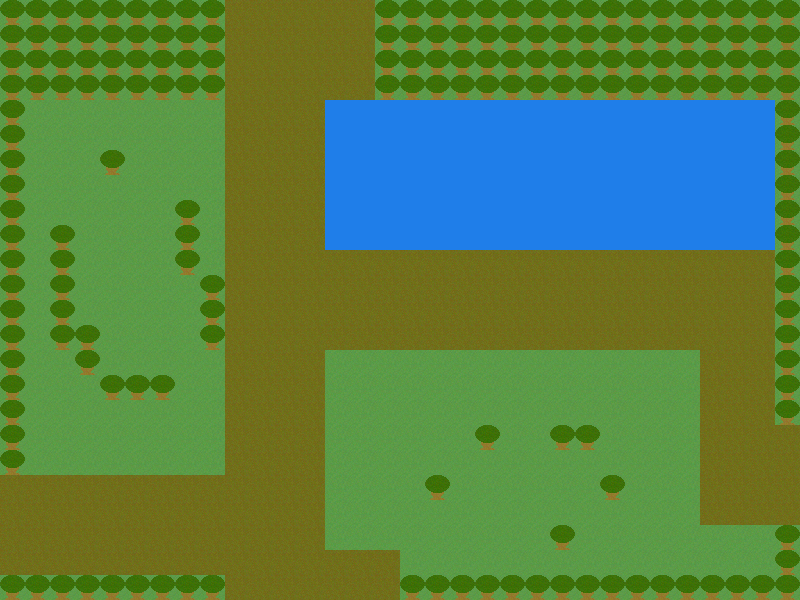

A level layout from a 2D game, rendered from its tile map. Below: a short description, then the map file with tile-grid data replaced by summaries:
An orthogonal 32x24 tile map with 25x25 px tiles, 1 tile layer (Tile Layer 1).

<map version="1.0" orientation="orthogonal" renderorder="right-down" width="32" height="24" tilewidth="25" tileheight="25" nextobjectid="1">
 <tileset firstgid="1" name="tileset1" tilewidth="25" tileheight="25" tilecount="64" columns="8">
  <image source="tileset1.png" width="200" height="200" />
 </tileset>
 <layer name="Tile Layer 1" width="32" height="24">
  <data>[768 cells, 768 non-empty, 4 distinct tile ids]</data>
 </layer>
</map>